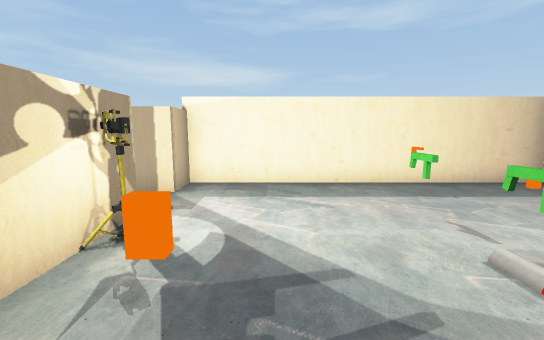
View 1 (above)

12 first-person views from a walk through a Unity game level. The camera is 1.4 m above the floor, tilts 8° down and sees 90° across. The floor is counted in squares, 1 m on a side. Each view is taken from the middle of a square. On the plan, view 1 faces up. The plan holds only what a view shows up to about 13 squares ahead; the rest is blank. The place goes on beyond the plan. The player is left out. Some surface patterns are stand-ins.

View 2
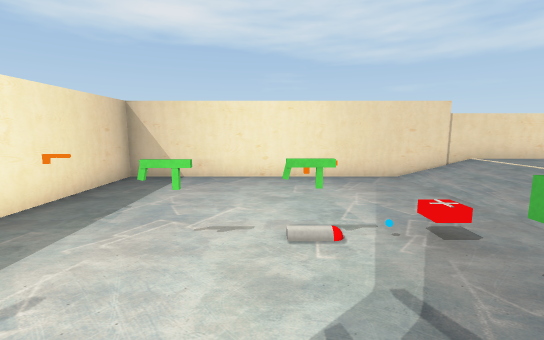

View 3
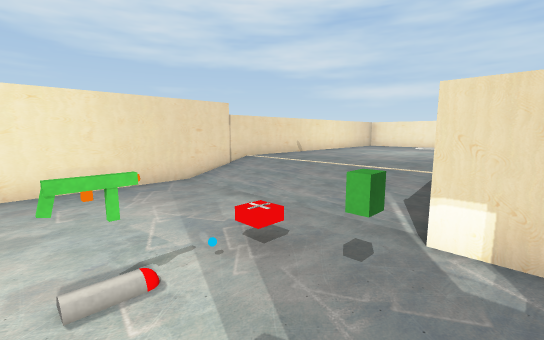

View 4
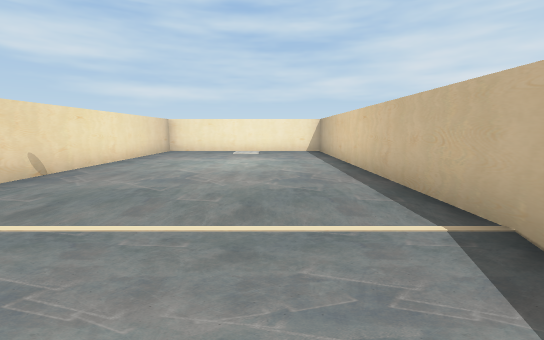

View 5
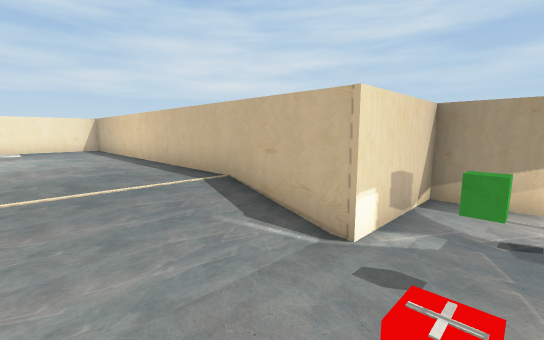

View 6
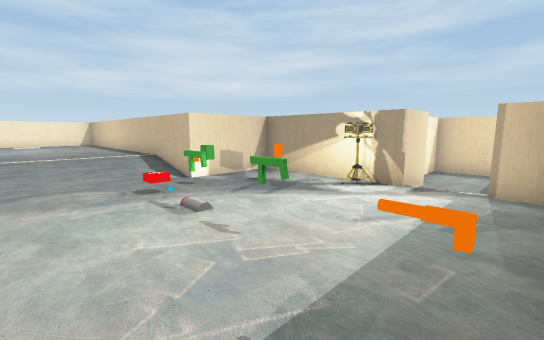

View 7
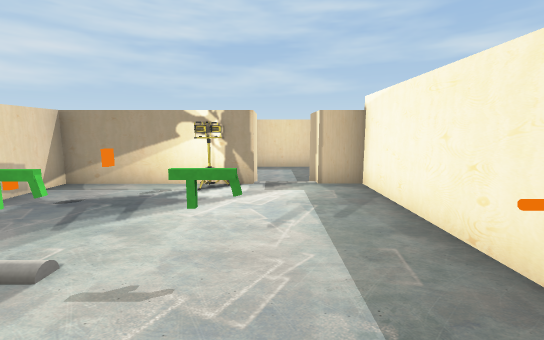

View 8
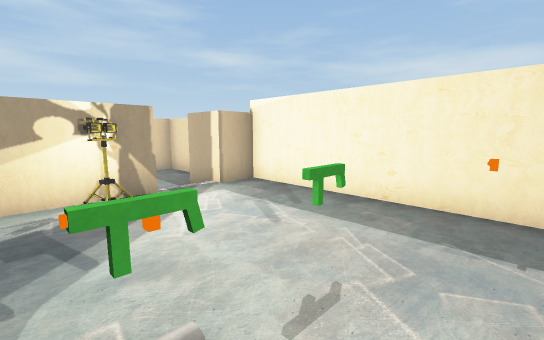

View 9
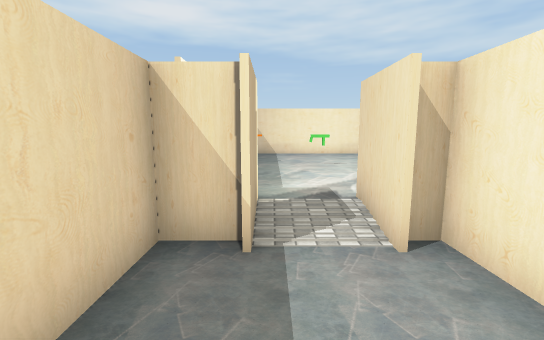

View 10
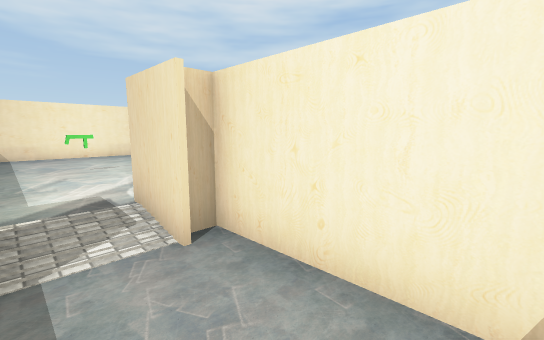

View 11
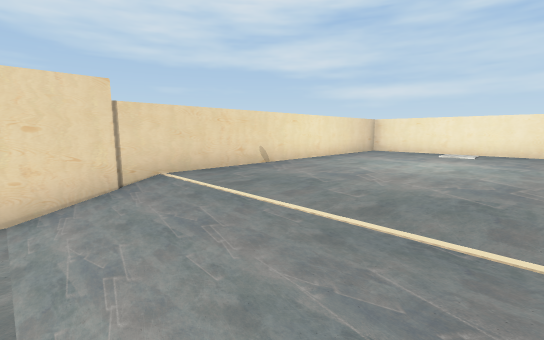

View 12
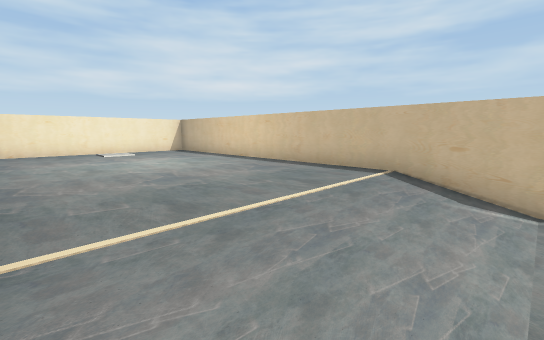

### Floor plan
Key: @ floor where view 1 was taken; # wall or solid block; . main floor; - floor 0.25 m lower than the main floor; : floor 0.5 m higher than the main floor; / step, stairs or slope; = window, fence, low wall or low ledge; P pistol; B orange block; G green block; O other object.
Columns run from 8 left of view 1 to 8 right of it. Each row starts with its distance up from view 1.
  8 #################
  7 #----##.....P...#
  6 #----#..........#
  5 #----...........#
  4 #######...O.....#
  3       #....O....#
  2       #B...P....#
  1       #..G......#
  0       #.@.......#
 -1       ####......#
 -2          #//////#
 -3          #//////#
 -4          #::::::#
 -5          #::::::#
 -6          #::::::#
 -7          #::::::#
 -8          #::::::#
 -9          #::::::#
-10          #::::::#
-11          #::::::#
-12          #::::::#
-13          ###=####

Positions as (right, up) in squares from view 1, and headings:
1: (0, 0), facing up
2: (-1, 3), facing right
3: (0, 3), facing down-right
4: (3, -1), facing down
5: (4, 1), facing down-left
6: (5, 7), facing down-left
7: (5, 5), facing left
8: (4, 2), facing up-left
9: (-7, 6), facing right
10: (-7, 6), facing down-right
11: (2, -1), facing down-right
12: (7, -1), facing down-left
